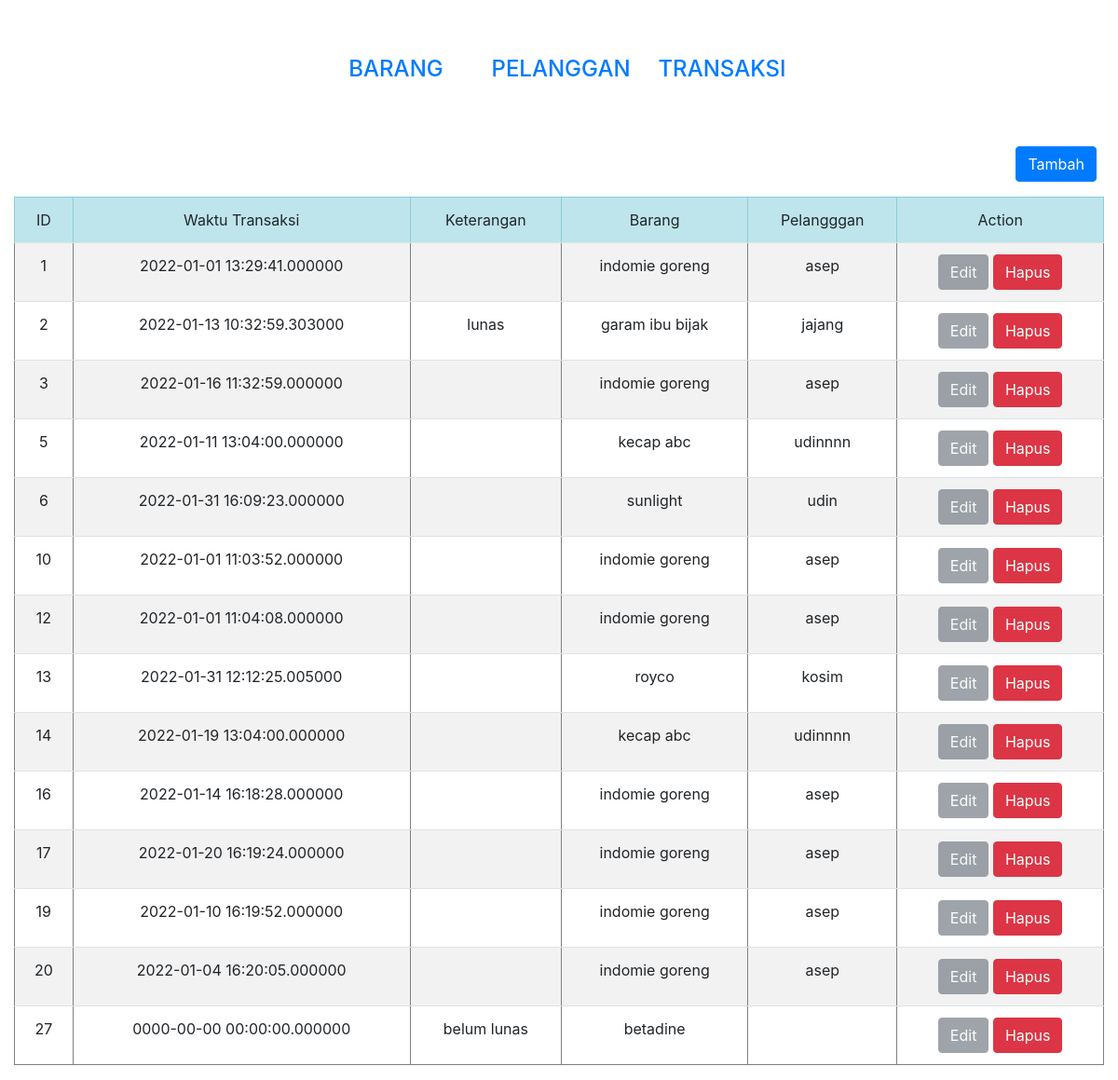
Page /transaksi.php on the committed database.
### tables this page shows
CREATE TABLE `transaksi` (
  `id` int(10) NOT NULL,
  `waktu` datetime(6) DEFAULT NULL,
  `keterangan` varchar(30) DEFAULT NULL,
  `id_barang` int(10) NOT NULL,
  `id_pelanggan` int(10) NOT NULL
);

CREATE TABLE `barang` (
  `id` int(10) NOT NULL,
  `nama` varchar(30) NOT NULL,
  `jenis_brg` varchar(50) NOT NULL,
  `harga` int(10) NOT NULL,
  `stok` int(10) DEFAULT NULL
);

CREATE TABLE `pelanggan` (
  `id` int(10) NOT NULL,
  `nama` varchar(30) NOT NULL,
  `alamat` varchar(20) NOT NULL,
  `no_hp` char(15) NOT NULL
);

### transaksi.php (the view, shortened to what this page needs)
<!DOCTYPE html>
<html lang="en">
<head>
	<link rel="stylesheet" href="https://stackpath.bootstrapcdn.com/bootstrap/4.3.1/css/bootstrap.min.css">
</head>
<body>
	<?php
		include_once("connect.php");
		$transaksis = mysqli_query($mysqli, "SELECT transaksi.*, barang.nama as nama_barang,
											 pelanggan.nama as nama_pelanggan FROM transaksi
											 LEFT JOIN barang ON barang.id = transaksi.id_barang
											 LEFT JOIN pelanggan ON pelanggan.id = transaksi.id_barang
										  ORDER BY id ASC");
	 ?>
	<div class="container-fluid">
		<div class="row" style="margin: 60px;">
			<div class="col-md-3"></div>
				<div class="col-md-2 text-center">
					<h4><a href="index.php" style="text-decoration: none;">BARANG</a></h4>
				</div>
				<div class="col-md-2 text-center">
					<h4><a href="pelanggan.php" style="text-decoration: none;">PELANGGAN</a></h4>
				</div>
				<div class="col-md-2 text-center">
					<h4><a href="transaksi.php" style="text-decoration: none;">TRANSAKSI</a></h4>
				</div>
				</div>
		<div class="row">
			<div class="col-md-12 mb-3">
				<a href="add_trans.php" class="btn btn-primary float-right mr-2">Tambah</a>
			</div>
			<div class="col-md-12">
				<table class="table table-striped table-hover" border="1">
					<thead class="table-info">
						<td class="text-center ">ID</td>
						<td class="text-center ">Waktu Transaksi</td>
						<td class="text-center ">Keterangan</td>
						<td class="text-center ">Barang</td>
						<td class="text-center ">Pelangggan</td>
						<td class="text-center ">Action</td>
					</thead>
				<tbody>
					<?php
						while($transaksi = mysqli_fetch_array($transaksis)) {
							echo"
								<tr class='text-center'>
									<td>".$transaksi['id']."</td>
									<td>".$transaksi['waktu']."</td>
									<td>".$transaksi['keterangan']."</td>
									<td>".$transaksi['nama_barang']."</td>
									<td>".$transaksi['nama_pelanggan']."</td>
									<td class = 'text-center'>
									<a href='edit_trans.php?id=".$transaksi['id']."' class ='btn btn-secondary disabled'>Edit</a>
									<a href='#' class ='btn btn-danger' onclick = 'confirmation(".$transaksi['id'].")'>Hapus</a>
									</td>
								</tr>
							";
						}
					 ?>
				</tbody>
			</table>
		</div>
	</div>
</div>
</body>
</html>

### rows in the picture
transaksi: id "1", waktu "2022-01-01 13:29:41.000000", id_barang.nama "indomie goreng", pelanggan.nama "asep"
transaksi: id "2", waktu "2022-01-13 10:32:59.303000", keterangan "lunas", id_barang.nama "garam ibu bijak", pelanggan.nama "jajang"
transaksi: id "3", waktu "2022-01-16 11:32:59.000000", id_barang.nama "indomie goreng", id_pelanggan.nama "asep"
transaksi: id "5", waktu "2022-01-11 13:04:00.000000", id_barang.nama "kecap abc", pelanggan.nama "udinnnn"
transaksi: id "6", waktu "2022-01-31 16:09:23.000000", id_barang.nama "sunlight", pelanggan.nama "udin"
transaksi: id "10", waktu "2022-01-01 11:03:52.000000", id_barang.nama "indomie goreng", id_pelanggan.nama "asep"
transaksi: id "12", waktu "2022-01-01 11:04:08.000000", id_barang.nama "indomie goreng", id_pelanggan.nama "asep"
transaksi: id "13", waktu "2022-01-31 12:12:25.005000", id_barang.nama "royco", pelanggan.nama "kosim"
transaksi: id "14", waktu "2022-01-19 13:04:00.000000", id_barang.nama "kecap abc", pelanggan.nama "udinnnn"
transaksi: id "16", waktu "2022-01-14 16:18:28.000000", id_barang.nama "indomie goreng", pelanggan.nama "asep"
transaksi: id "17", waktu "2022-01-20 16:19:24.000000", id_barang.nama "indomie goreng", pelanggan.nama "asep"
transaksi: id "19", waktu "2022-01-10 16:19:52.000000", id_barang.nama "indomie goreng", id_pelanggan.nama "asep"
transaksi: id "20", waktu "2022-01-04 16:20:05.000000", id_barang.nama "indomie goreng", pelanggan.nama "asep"
transaksi: id "27", waktu "0000-00-00 00:00:00.000000", keterangan "belum lunas", id_barang.nama "betadine"
